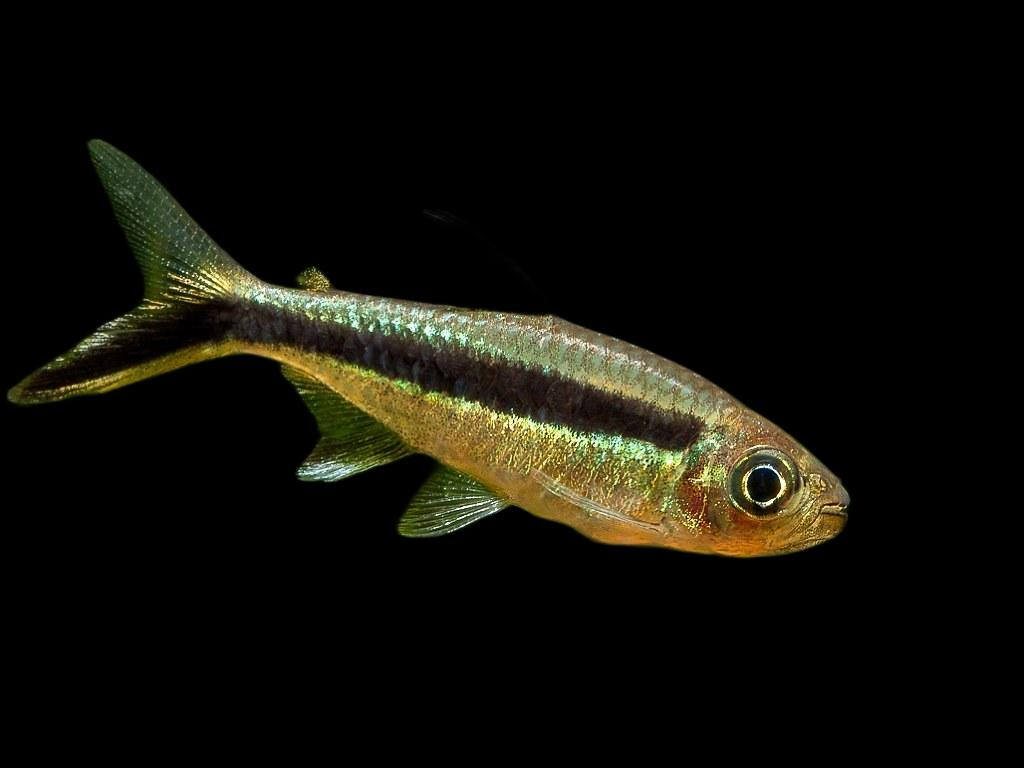
#> input picture XuLyAnh/img_black/44.jpg, 1024 x 768 px, found by its file name
$ python test.py
#> lines starting #> are read from the running program, lines starting #| are printed output that depends on the picture; after the words box and inside, x2 and y2 are one past the last pixel; in counts of white or black regions, pixels touching at a corner belong together
import cv2
import numpy as np
import matplotlib.pyplot as plt

# Đọc ảnh
image_path = './imgdata/44.jpg'
image = cv2.imread(image_path)
#> image is the input picture: shape (768, 1024, 3); mean B, G, R 8.8, 15.5, 16.6

# Chuyển đổi sang ảnh xám
gray = cv2.cvtColor(image, cv2.COLOR_BGR2GRAY)
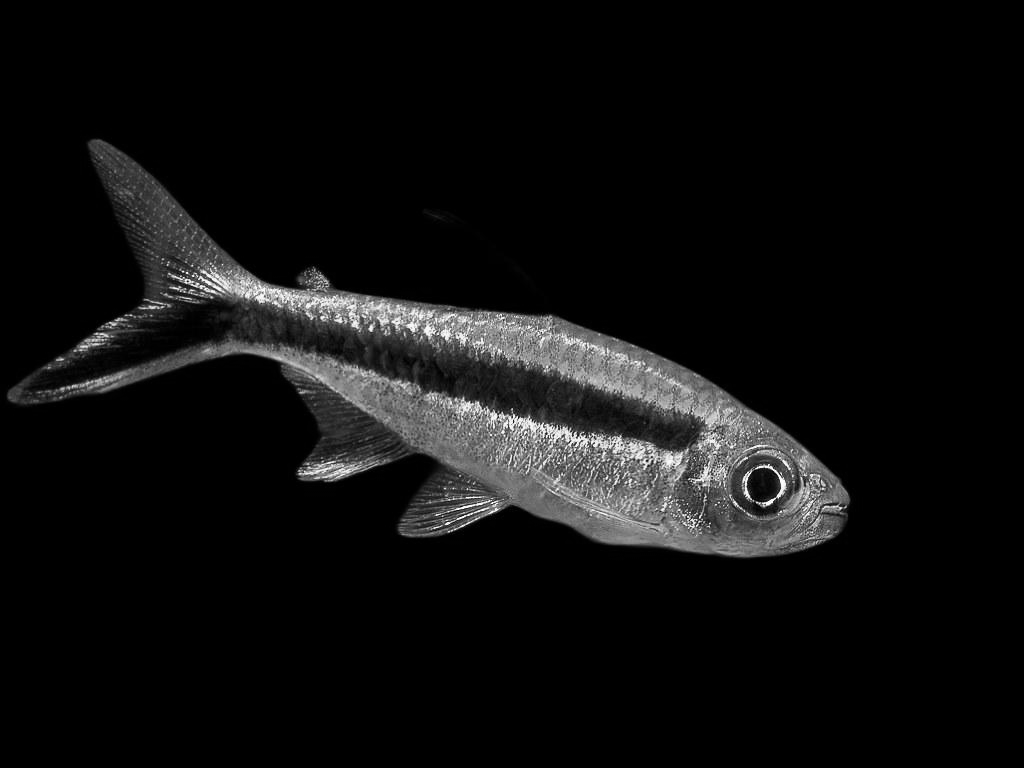
#> gray: shape (768, 1024); min 0, max 253, mean 15.1

# Sử dụng ngưỡng để tách đối tượng khỏi nền
_, threshold = cv2.threshold(gray, 1, 255, cv2.THRESH_BINARY)
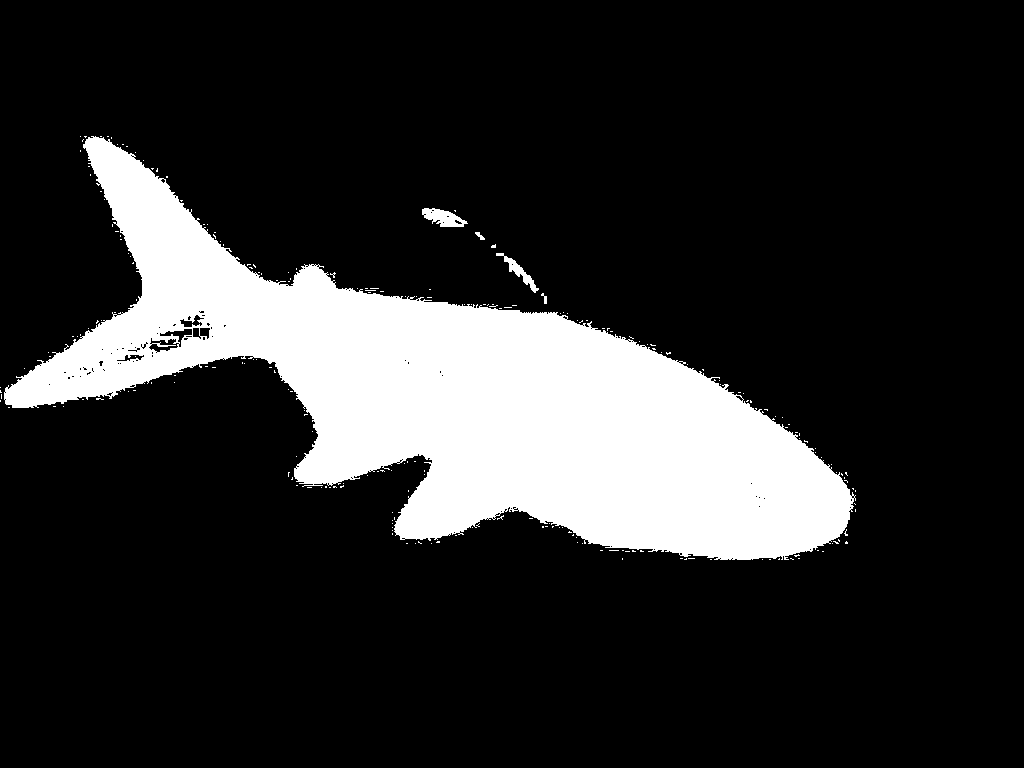
#> threshold: shape (768, 1024); 17% white; 228 white regions (223 under 20 px)

# Tìm các đường viền của đối tượng
contours, _ = cv2.findContours(threshold, cv2.RETR_EXTERNAL, cv2.CHAIN_APPROX_SIMPLE)
#> contours = 227 contours, 223 with area under 20; largest, box (x1, y1, x2, y2) and area: (4, 136, 856, 560) 131821, (422, 208, 468, 227) 474, (496, 253, 539, 293) 292, (475, 232, 485, 240) 25

# Giả sử đối tượng lớn nhất là con cá, lấy đường viền lớn nhất
largest_contour = max(contours, key=cv2.contourArea)
#> largest_contour = contour of 2066 points, box (x1, y1, x2, y2) (4, 136, 856, 560), area 131821

# Tính toán diện tích của đối tượng và diện tích của ảnh
object_area = cv2.contourArea(largest_contour)
#> object_area = 131821
image_area = image.shape[0] * image.shape[1]
#> image_area = 786432

# Tính tỷ lệ diện tích của đối tượng so với diện tích ảnh
object_percentage = (object_area / image_area) * 100
#> object_percentage = 16.76

print(f"Diện tích đối tượng chiếm: {object_percentage:.2f}% diện tích ảnh")
#| Diện tích đối tượng chiếm: 16.76% diện tích ảnh

# Hiển thị kết quả
cv2.drawContours(image, [largest_contour], -1, (0, 255, 0), 2)
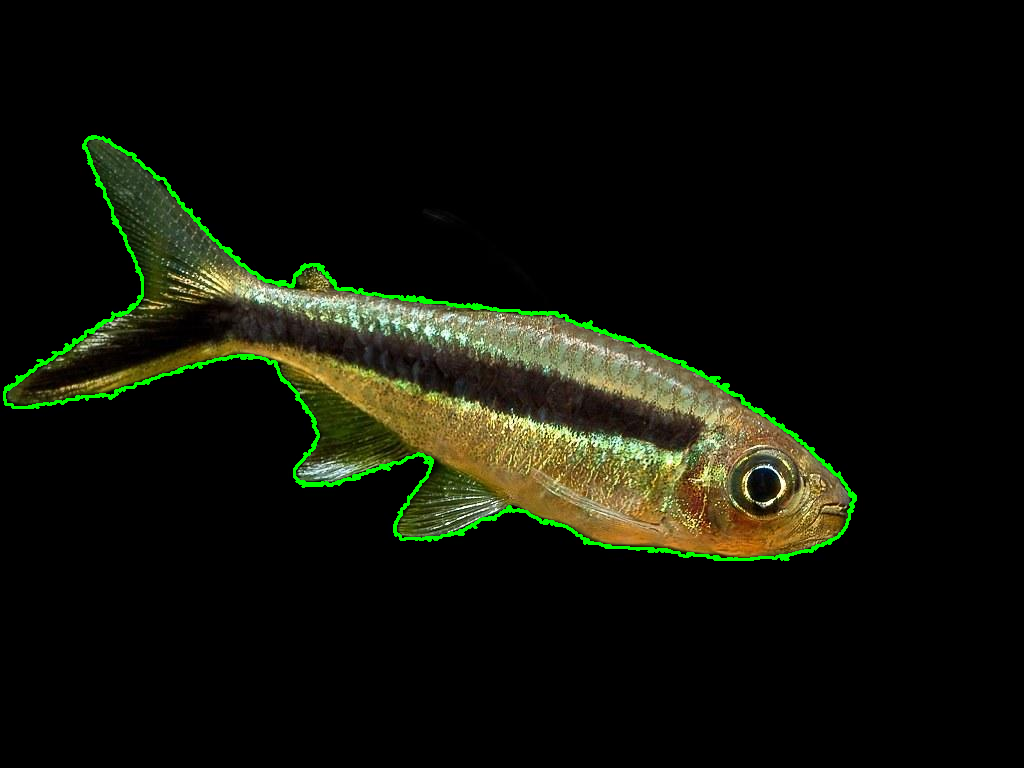
#> image: shape (768, 1024, 3); 1.3% of pixels changed, all inside (x1, y1, x2, y2) = (3, 135, 857, 561)
plt.imshow(cv2.cvtColor(image, cv2.COLOR_BGR2RGB))
plt.title(f"Object Area: {object_percentage:.2f}%")
plt.show()

$ run again, with XuLyAnh/img_black/102.jpg copied over XuLyAnh/img_black/44.jpg
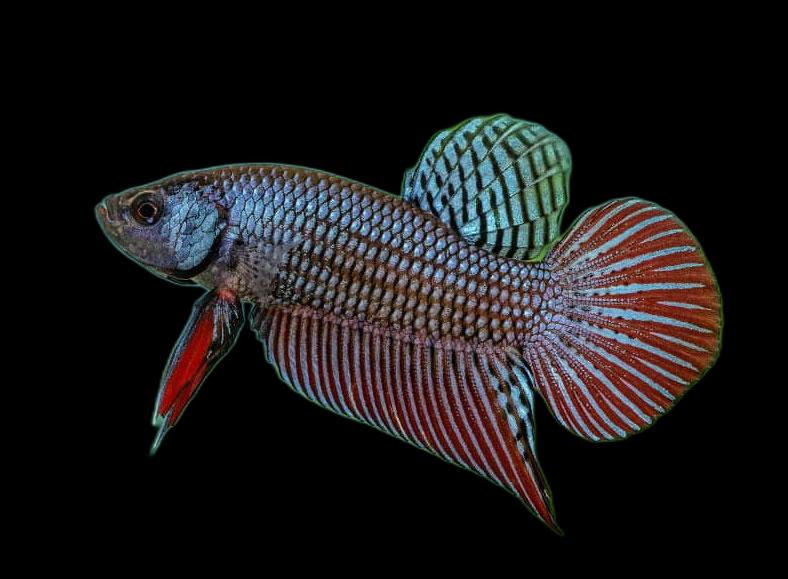
#> input picture XuLyAnh/img_black/102.jpg, 788 x 579 px, found by its file name
#> image is the input picture: shape (579, 788, 3); mean B, G, R 25.4, 24.7, 27.1
#> `_, threshold = cv2.threshold(gray, 1, 255, cv2.THRESH_BINARY)`:
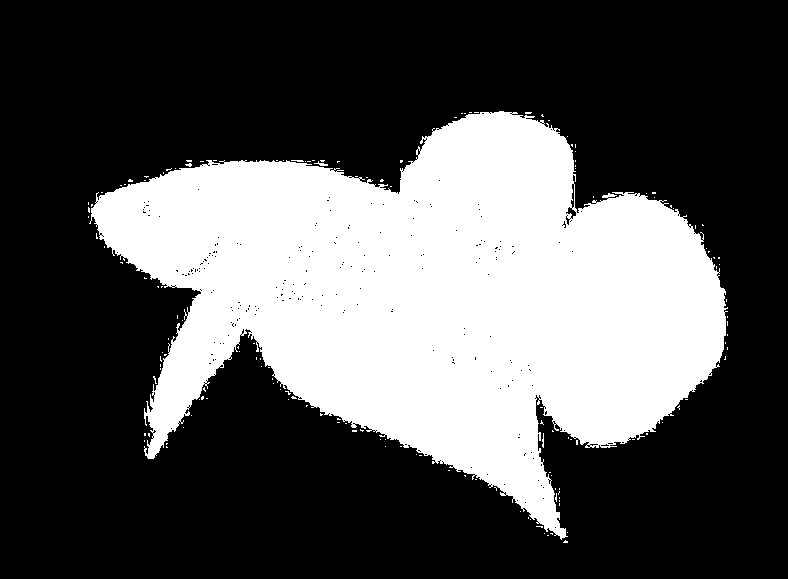
#> threshold: shape (579, 788); 32.9% white; 154 white regions (151 under 20 px)
#> contours = 154 contours, 153 with area under 20; largest, box (x1, y1, x2, y2) and area: (89, 111, 728, 540) 148335
#> largest_contour = contour of 2033 points, box (x1, y1, x2, y2) (89, 111, 728, 540), area 148335
#> object_area = 148335
#> object_percentage = 32.51
#| Diện tích đối tượng chiếm: 32.51% diện tích ảnh
#> `cv2.drawContours(image, [largest_contour], -1, (0, 255, 0), 2)`:
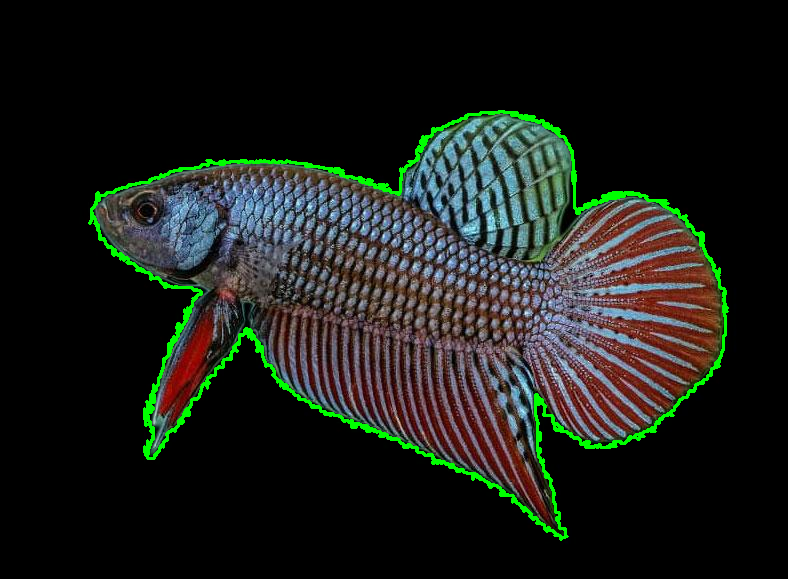
#> image: shape (579, 788, 3); 2.23% of pixels changed, all inside (x1, y1, x2, y2) = (88, 110, 729, 541)

$ run again, with XuLyAnh/img_black/103.jpg copied over XuLyAnh/img_black/44.jpg
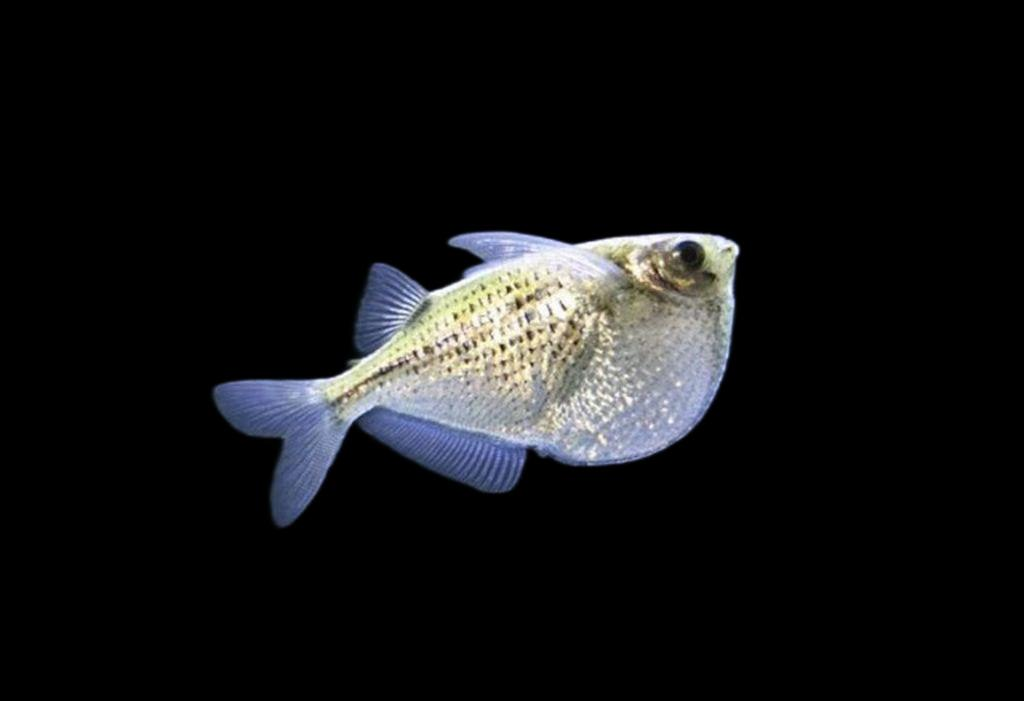
#> input picture XuLyAnh/img_black/103.jpg, 1024 x 701 px, found by its file name
#> image is the input picture: shape (701, 1024, 3); mean B, G, R 20.3, 19.6, 19.2
#> `_, threshold = cv2.threshold(gray, 1, 255, cv2.THRESH_BINARY)`:
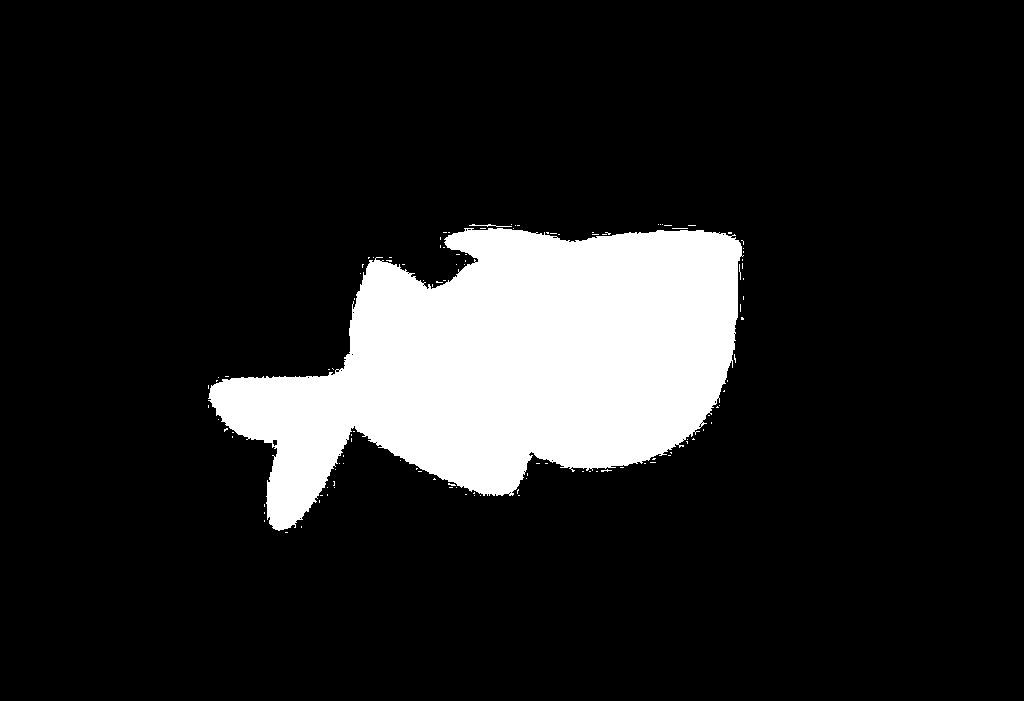
#> threshold: shape (701, 1024); 13.4% white; 120 white regions (118 under 20 px)
#> contours = 120 contours, 119 with area under 20; largest, box (x1, y1, x2, y2) and area: (208, 228, 744, 531) 94605
#> largest_contour = contour of 1103 points, box (x1, y1, x2, y2) (208, 228, 744, 531), area 94605
#> object_area = 94605
#> object_percentage = 13.18
#| Diện tích đối tượng chiếm: 13.18% diện tích ảnh
#> `cv2.drawContours(image, [largest_contour], -1, (0, 255, 0), 2)`:
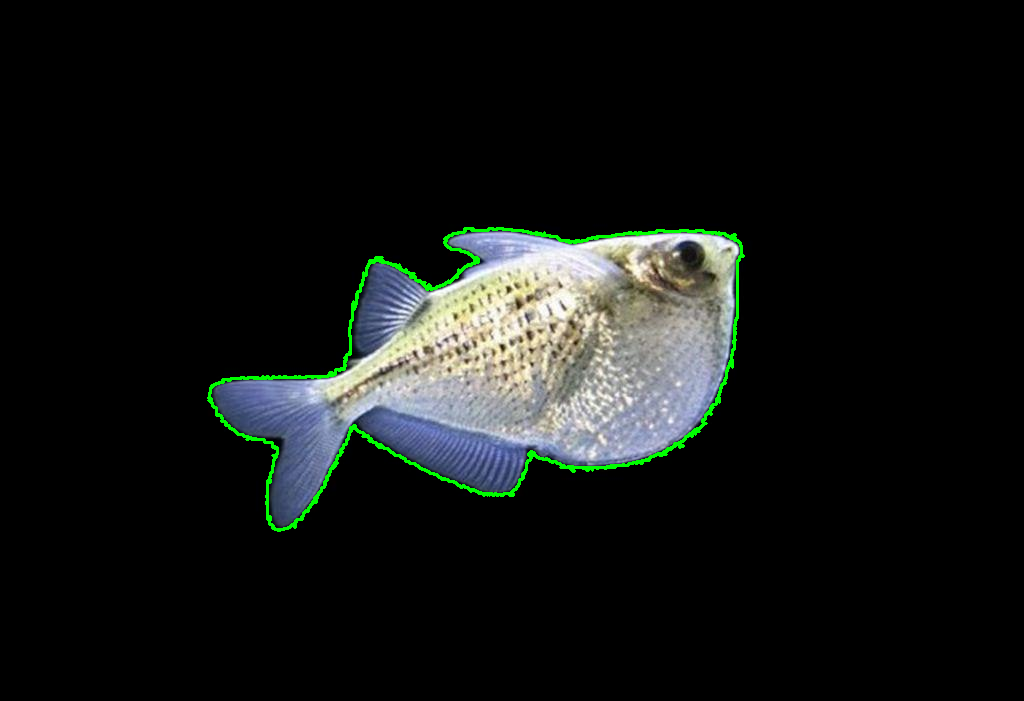
#> image: shape (701, 1024, 3); 0.9% of pixels changed, all inside (x1, y1, x2, y2) = (207, 227, 745, 532)

$ run again, with XuLyAnh/img_black/105.jpg copied over XuLyAnh/img_black/44.jpg
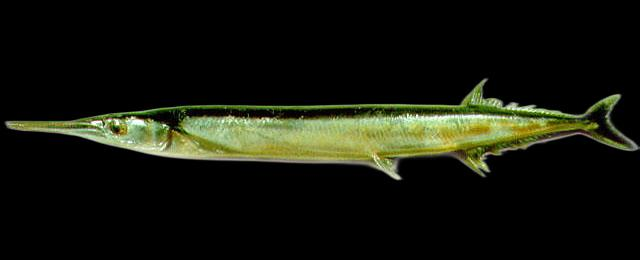
#> input picture XuLyAnh/img_black/105.jpg, 640 x 260 px, found by its file name
#> image is the input picture: shape (260, 640, 3); mean B, G, R 13.3, 23.6, 21.4
#> `_, threshold = cv2.threshold(gray, 1, 255, cv2.THRESH_BINARY)`:
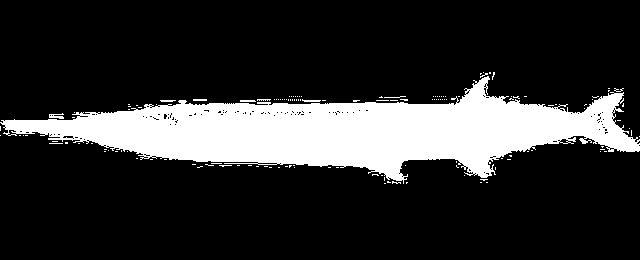
#> threshold: shape (260, 640); 19.1% white; 142 white regions (134 under 20 px)
#> contours = 142 contours, 140 with area under 20; largest, box (x1, y1, x2, y2) and area: (0, 76, 640, 184) 30316, (49, 113, 64, 119) 28
#> largest_contour = contour of 1096 points, box (x1, y1, x2, y2) (0, 76, 640, 184), area 30316
#> object_area = 30316.5
#> object_percentage = 18.22
#| Diện tích đối tượng chiếm: 18.22% diện tích ảnh
#> `cv2.drawContours(image, [largest_contour], -1, (0, 255, 0), 2)`:
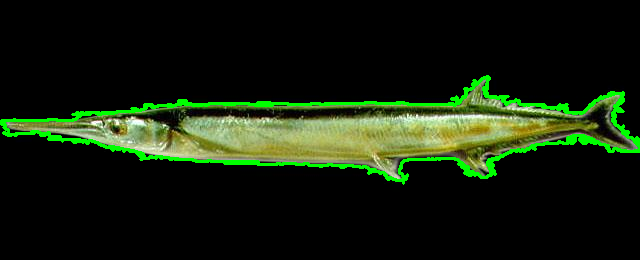
#> image: shape (260, 640, 3); 3.71% of pixels changed, all inside (x1, y1, x2, y2) = (0, 75, 640, 185)
